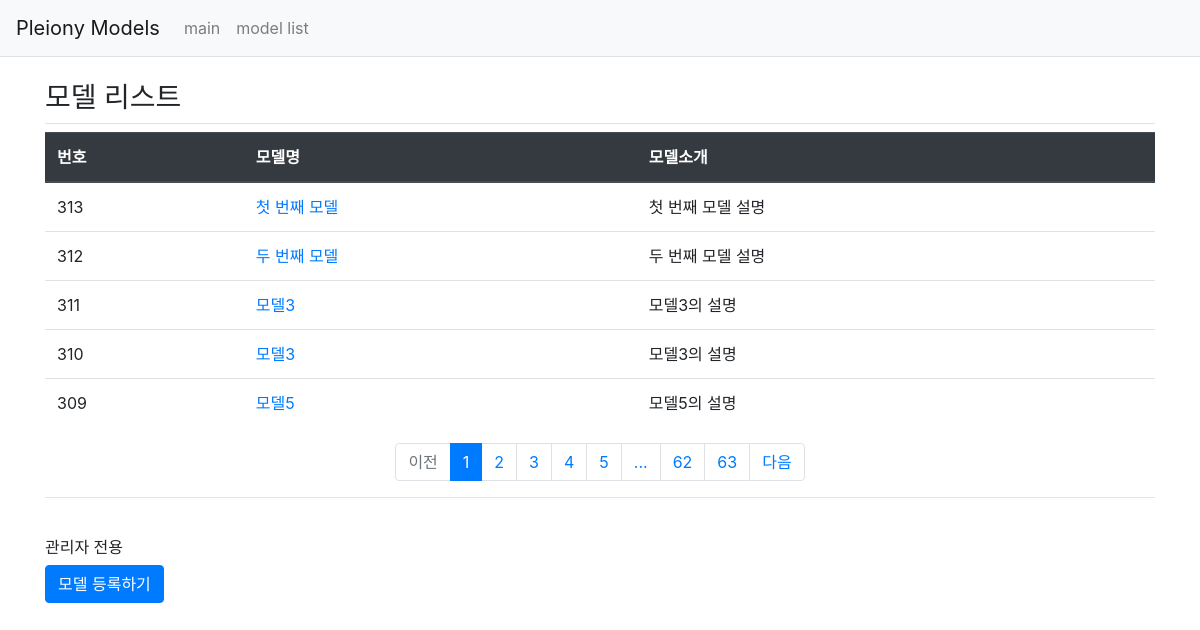
The app's page /model/list/ with its own data.
### web/models.py (models this page shows)
class ModelList(db.Model):
    id = db.Column(db.Integer, primary_key=True)
    model_name = db.Column(db.String(100), nullable=False)
    model_detail = db.Column(db.Text(), nullable=False)
    create_date = db.Column(db.DateTime(), nullable=False)

### web/views/model_views.py (the view)
@bp.route('/list/')
def _list():
    page = request.args.get('page', type=int, default=1)
    model_list = ModelList.query.order_by(ModelList.id)
    model_list = model_list.paginate(page, per_page=5)
    return render_template('model_list.html', model_list=model_list)

### web/templates/model_list.html
{% extends 'base.html' %}
{% block content %}
<div class="container my-3">
    <h3 class="border-bottom py-2">모델 리스트</h3>
    <table class="table">
        <thead>
        <tr class="thead-dark">
            <th>번호</th>
            <th>모델명</th>
            <th>모델소개</th>
        </tr>
        </thead>
        <tbody>
        {% if model_list %}
        {% for model in model_list.items %}
        <tr>
            <td>{{ model_list.total-((model_list.page-1)*model_list.per_page)-loop.index0 }}</td>
            <td>
                <a href="{{ url_for('model.detail', model_id=model.id) }}">{{ model.model_name }}</a>
            </td>
            <td>{{ model.model_detail }}</td>
        </tr>
        {% endfor %}
        {% else %}
        <tr>
            <td colspan="3">모델이 존재하지 않습니다.</td>
        </tr>
        {% endif %}
        </tbody>
    </table>
    <ul class="pagination justify-content-center">
        {% if model_list.has_prev %}
        <li class="page-item">
            <a class="page-link" href="?page={{ model_list.prev_num }}">이전</a>
        </li>
        {% else %}
        <li class="page-item disabled">
            <a class="page-link" tableindex="-1" aria-disabled="true" href="#">이전</a>
        </li>
        {% endif %}
        {% for page_num in model_list.iter_pages() %}
            {% if page_num %}
                {% if page_num != model_list.page %}
                <li class="page-item">
                    <a class="page-link" href="?page={{ page_num }}">{{ page_num }}</a>
                </li>
                {% else %}
                <li class="page-item active" aria-current="page">
                    <a class="page-link" href="#">{{ page_num }}</a>
                </li>
                {% endif %}
            {% else %}
                <li class="disabled"><a class="page-link" href="#">...</a></li>
            {% endif %}
        {% endfor %}
        {% if model_list.has_next %}
        <li class="page-item">
            <a class="page-link" href="?page={{ model_list.next_num }}">다음</a>
        </li>
        {% else %}
        <li class="page-item disabled">
            <a class="page-link" tabindex="-1" aria-disabled="true" href="#">다음</a>
        </li>
        {% endif %}
    </ul>
    <hr>
    <br />
    <h6>관리자 전용</h6>
        <a href="{{ url_for('model.create') }}" class="btn btn-primary">모델 등록하기</a>
</div>
{% endblock %}

### web/templates/base.html (shortened to what this page needs)
<!doctype html>
<html lang="ko">
<head>
    <link rel="stylesheet" href="{{ url_for('static', filename='bootstrap.min.css') }}">
    <link rel="stylesheet" href="{{ url_for('static', filename='style.css') }}">
</head>
<body>
{% include "navbar.html" %}
{% block content %}
{% endblock %}
</body>
</html>

### web/templates/navbar.html (shortened to what this page needs)
<nav class="navbar navbar-expand-lg navbar-light bg-light border-bottom">
    <a class="navbar-brand" href="{{ url_for('main.intro') }}">Pleiony Models</a>
    <div class="collapse navbar-collapse flex-grow-0" id="navbarNav">
        <ul class="navbar-nav">
            <li class="nav-item">
                <a class="nav-link" href="{{ url_for('main.intro') }}">main</a>
            </li>
            <li class="nav-item">
                <a class="nav-link" href="{{ url_for('model._list') }}" >model list</a>
            </li>
        </ul>
    </div>
</nav>

### records on screen
ModelList: total "313", model_name "첫 번째 모델", model_detail "첫 번째 모델 설명"
ModelList: total "312", model_name "두 번째 모델", model_detail "두 번째 모델 설명"
ModelList: total "311", model_name "모델3", model_detail "모델3의 설명"
ModelList: total "310", model_name "모델3", model_detail "모델3의 설명"
ModelList: total "309", model_name "모델5", model_detail "모델5의 설명"

### other values on screen
{{ page_num }} "1"
{{ page_num }} "2" "3" "4" "5" "62" "63"
